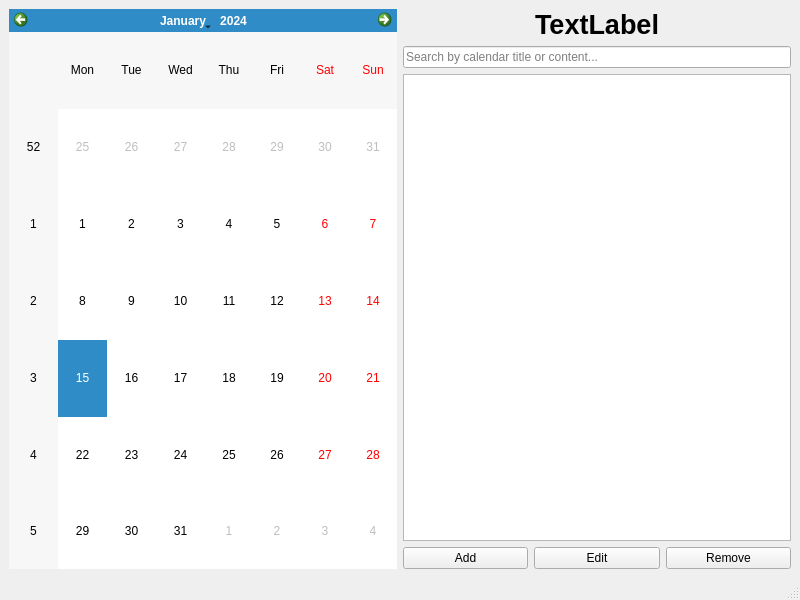
<?xml version="1.0" encoding="UTF-8"?>
<ui version="4.0">
 <class>MainWindow</class>
 <widget class="QMainWindow" name="MainWindow">
  <property name="enabled">
   <bool>true</bool>
  </property>
  <property name="geometry">
   <rect>
    <x>0</x>
    <y>0</y>
    <width>800</width>
    <height>600</height>
   </rect>
  </property>
  <property name="windowTitle">
   <string>MainWindow</string>
  </property>
  <widget class="QWidget" name="centralwidget">
   <layout class="QHBoxLayout" name="horizontalLayout_2">
    <item>
     <layout class="QVBoxLayout" name="verticalLayout">
      <item>
       <layout class="QHBoxLayout" name="horizontalLayout">
        <item>
         <widget class="QCalendarWidget" name="cwCalender"/>
        </item>
        <item>
         <layout class="QVBoxLayout" name="verticalLayout_2">
          <item>
           <widget class="QLabel" name="lblSelectedDate">
            <property name="font">
             <font>
              <pointsize>20</pointsize>
              <italic>false</italic>
              <bold>true</bold>
              <underline>false</underline>
              <strikeout>false</strikeout>
             </font>
            </property>
            <property name="text">
             <string>TextLabel</string>
            </property>
            <property name="alignment">
             <set>Qt::AlignmentFlag::AlignCenter</set>
            </property>
           </widget>
          </item>
          <item>
           <widget class="QLineEdit" name="leSearch">
            <property name="placeholderText">
             <string>Search by calendar title or content...</string>
            </property>
            <property name="clearButtonEnabled">
             <bool>true</bool>
            </property>
           </widget>
          </item>
          <item>
           <widget class="QListWidget" name="lwScheduleList"/>
          </item>
          <item>
           <layout class="QHBoxLayout" name="horizontalLayout_6">
            <item>
             <widget class="QPushButton" name="btnAdd">
              <property name="text">
               <string>Add</string>
              </property>
             </widget>
            </item>
            <item>
             <widget class="QPushButton" name="btnEdit">
              <property name="text">
               <string>Edit</string>
              </property>
             </widget>
            </item>
            <item>
             <widget class="QPushButton" name="btnRemove">
              <property name="text">
               <string>Remove</string>
              </property>
             </widget>
            </item>
           </layout>
          </item>
         </layout>
        </item>
       </layout>
      </item>
     </layout>
    </item>
   </layout>
  </widget>
  <widget class="QMenuBar" name="menubar">
   <property name="geometry">
    <rect>
     <x>0</x>
     <y>0</y>
     <width>800</width>
     <height>22</height>
    </rect>
   </property>
  </widget>
  <widget class="QStatusBar" name="statusbar"/>
 </widget>
 <resources/>
 <connections/>
</ui>
